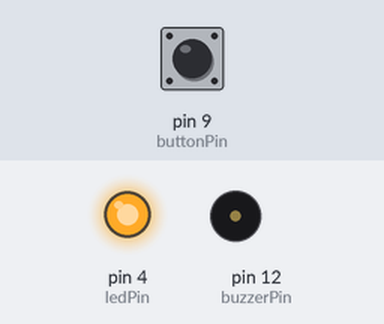
Simulated run of this sketch. Board: Arduino Uno, built with avr-gcc and run on an emulated ATmega328P. On the bench: output pins drawn as LEDs (lit = HIGH), buzzer (waves = sounding, pin HIGH). Inputs (shaded band) come from the test bench; at power-on: pin 9 (buttonPin) LOW.

Above: at 1.2 s.
1.3 s: pin 9 (buttonPin) pulled HIGH for 0.15 s
At 1.37 s:
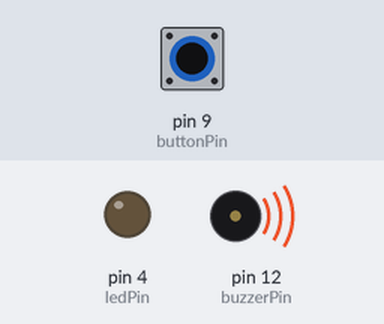
2.9 s: pin 9 (buttonPin) pulled HIGH for 3.2 s
At 7.2 s:
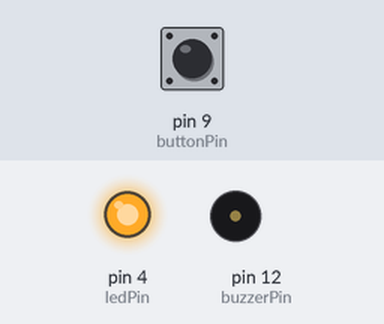
Timing chart, 0 to 8.7 s (numbered marks = the images above; inputs shaded):
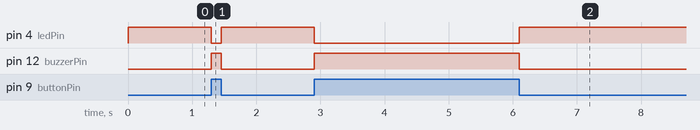

The sketch:

Buzzer_LED_Code.ino
```cpp
int buttonPin=9;
int buzzerPin=12;
int  ledPin=4;
void setup() {
  // put your setup code here, to run once:
  pinMode(buttonPin,INPUT);
  pinMode(buzzerPin,OUTPUT);
  pinMode(ledPin,OUTPUT);
}

void loop() {
  // put your main code here, to run repeatedly:
  if(digitalRead(buttonPin)==HIGH)//If button is pressed
    {
      digitalWrite(buzzerPin,HIGH);
      digitalWrite(ledPin,LOW);
    }
  else
    {
      digitalWrite(buzzerPin,LOW);
      digitalWrite(ledPin,HIGH);
    }
}
```

Measured:
- after the input at 1.3 s, pin 4 (ledPin): HIGH → LOW at once, → HIGH 0.15 s later; pin 12 (buzzerPin): LOW → HIGH at once, → LOW 0.15 s later
- after the input at 2.9 s, pin 4 (ledPin): HIGH → LOW at once, → HIGH 3.2 s later; pin 12 (buzzerPin): LOW → HIGH at once, → LOW 3.2 s later
